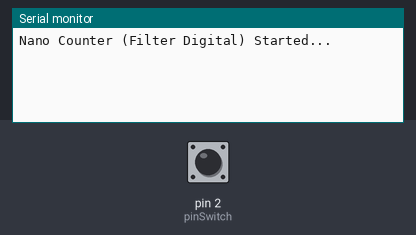
The sketch below on a simulated Arduino Uno, built with avr-gcc and run on an emulated ATmega328P. Shown: the last lines printed to the serial monitor. The test bench sets the inputs (shaded band); at power-on: pin 2 (pinSwitch) HIGH.

Above: at 1.2 s.
1.3 s: pin 2 (pinSwitch) pulled LOW for 0.15 s
At 2.3 s:
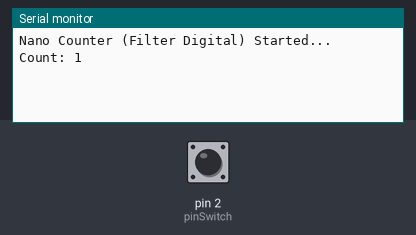
2.9 s: pin 2 (pinSwitch) pulled LOW for 1 s
At 3.5 s:
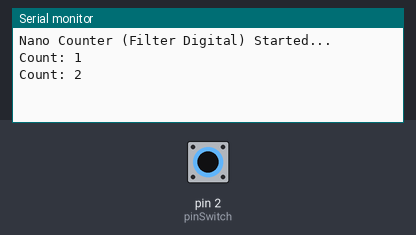

Measured:
- after the input at 1.3 s, the serial monitor: prints a new line after 0.05 s (image 1)
- after the input at 2.9 s, the serial monitor: prints a new line after 0.05 s (image 2)

The sketch:

arduino_nano_counter_update_slave.ino
```cpp
#include <Wire.h>

const int pinSwitch = 2;  // Pin counter dari mesin
volatile unsigned int switchCount = 0;

// Variabel untuk Digital Low-Pass Filter (Polling Debounce)
int lastButtonState = HIGH;   // Status pembacaan mentah sebelumnya
int buttonState = HIGH;       // Status valid (sudah disaring)
unsigned long lastDebounceTime = 0;
const unsigned long debounceDelay = 50; // Waktu wajib stabil (50ms)

void sendData() {
  Wire.write((byte)(switchCount >> 8));
  Wire.write((byte)(switchCount & 0xFF));
}

void receiveEvent(int byteCount) {
  byte cmd = 0;
  while (Wire.available()) {
    cmd = Wire.read();
  }
  if (cmd == 0xAA) {
    switchCount = 0;  // Reset hanya jika perintah eksplisit dari Mega
  }
}

void setup() {
  Wire.begin(8); // Inisialisasi sebagai Slave di alamat 0x08
  Wire.onRequest(sendData);
  Wire.onReceive(receiveEvent);

  Serial.begin(9600);
  Serial.println("Nano Counter (Filter Digital) Started...");

  pinMode(pinSwitch, INPUT_PULLUP);

  // INTERRUPT DIMATIKAN!
  // Karena interrupt terlalu sensitif terhadap noise AC 50Hz (kabel floating).
  // Sebagai gantinya, kita gunakan sistem Polling + Filter Digital di loop().
}

void loop() {
  // =================================================================
  // DIGITAL LOW-PASS FILTER (MENYARING NOISE AC & EFEK ANTENA)
  // =================================================================
  int reading = digitalRead(pinSwitch);

  // Jika ada perubahan sekecil apapun (karena noise atau ditekan)
  if (reading != lastButtonState) {
    lastDebounceTime = millis(); // Reset timer
  }

  // Jika sinyal BERHASIL stabil melebihi batas waktu (50ms)
  // Ini berarti bukan noise AC, karena noise AC selalu bergetar tiap 20ms
  if ((millis() - lastDebounceTime) > debounceDelay) {

    // Jika status stabil yang baru berbeda dengan status yang disetujui sebelumnya
    if (reading != buttonState) {
      buttonState = reading; // Update status resmi

      // Jika status resmi yang baru adalah LOW (relay benar-benar tertutup rapat)
      if (buttonState == LOW) {
        switchCount++;
      }
    }
  }
  lastButtonState = reading; // Simpan untuk putaran berikutnya


  // =================================================================
  // TAMPILKAN KE SERIAL MONITOR
  // =================================================================
  static unsigned int lastPrintedCount = 0;
  if (switchCount != lastPrintedCount) {
    Serial.print("Count: ");
    Serial.println(switchCount);
    lastPrintedCount = switchCount;
  }

  // =================================================================
  // I2C AUTO-RECOVERY (ANTI-RFID EMI)
  // =================================================================
  static unsigned long lastI2cReset = 0;
  if (millis() - lastI2cReset > 2000) {
    lastI2cReset = millis();
    Wire.end();
    Wire.begin(8);
    Wire.onRequest(sendData);
    Wire.onReceive(receiveEvent);
  }

  // PENTING: Tidak boleh ada delay() panjang di loop() ini
  // Agar proses digitalRead() dapat merespon secepat kilat menyaring noise.
}
```
